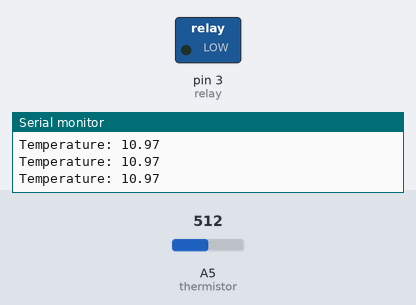
A sketch run on a simulated Arduino Uno, built with avr-gcc and run on an emulated ATmega328P. Parts: switched loads named in the sketch (green lamp = pin HIGH), the last lines printed to the serial monitor. The inputs (shaded band) are chosen by the test bench; at power-on: A5 (thermistor) = 512.

Above: at 1.3 s.
1.4 s: A5 (thermistor) set to 0
At 2.3 s:
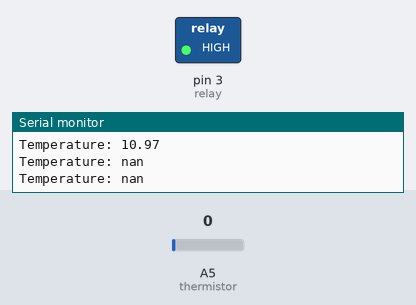
3.5 s: A5 (thermistor) set to 70
At 5.1 s:
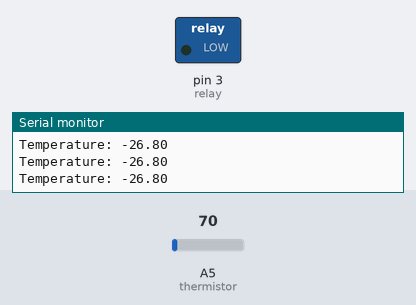
Timing chart, 0 to 6.6 s (numbered marks = the images above; inputs shaded):
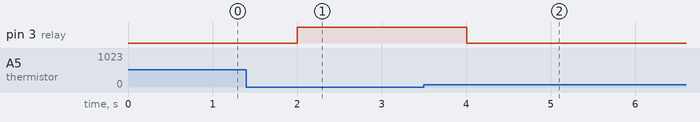

Measured:
- after the input at 1.4 s, pin 3 (relay): LOW → HIGH after 0.60 s
- after the input at 3.5 s, pin 3 (relay): HIGH → LOW after 0.51 s

The sketch:

MotorTempControl.ino
```cpp
#include <Wire.h>
#include <LiquidCrystal_I2C.h>
#define relay 3
#define thermistor 5

double Thermistor(int RawADC){
  double Temp;
  Temp = log(((10240000/RawADC) - 1000));
  Temp = 1 / (0.001129148 + (0.000234125 * Temp) + (0.0000000876741 * Temp * Temp * Temp));
  Temp = Temp - 273.15; // Convert Kelvin to Celcius
  return Temp;
}

void setup() {
  Serial.begin(9600);
  pinMode(relay, OUTPUT);
}

void loop() {
  int val;
  double temp;
  val=analogRead(thermistor);
  temp = Thermistor(val);
  Serial.print("Temperature: ");
  Serial.println(temp);
  delay(500);
  if(temp < 60){
    digitalWrite(relay,LOW);
  }
  else{
    digitalWrite(relay,HIGH);
  }
}
```
